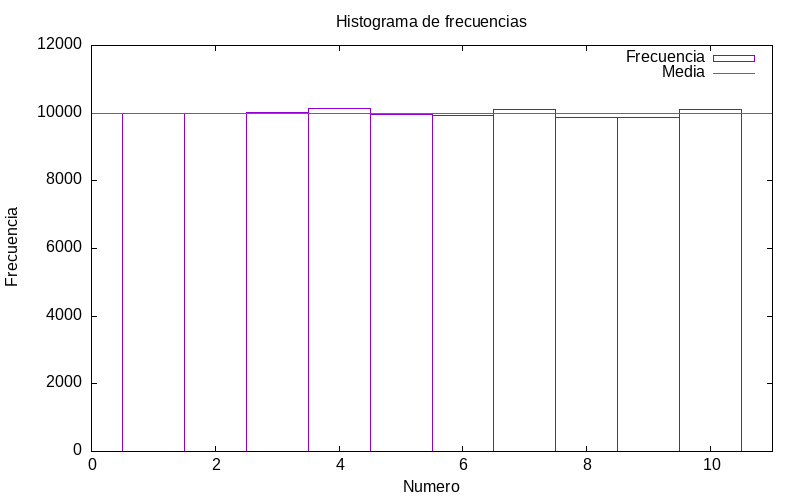

gnuplot code for this plot:
set term png size 800,500
set output "histograma.png"
set title "Histograma de frecuencias"
set xlabel "Numero"
set ylabel "Frecuencia"
set yrange [0:12000]
set xrange [0:11]
plot "Datos.txt" title "Frecuencia" with boxes, 10000 title "Media"
